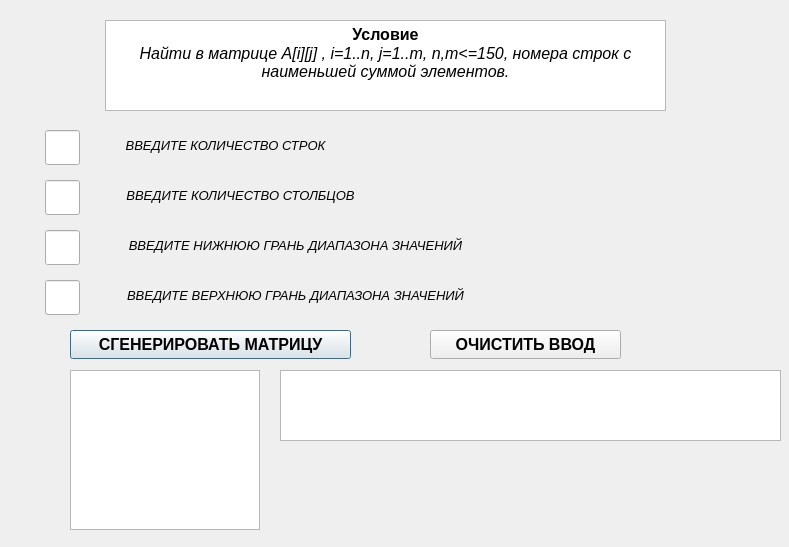
<?xml version="1.0" encoding="UTF-8"?>
<ui version="4.0">
 <class>task3</class>
 <widget class="QDialog" name="task3">
  <property name="geometry">
   <rect>
    <x>0</x>
    <y>0</y>
    <width>789</width>
    <height>547</height>
   </rect>
  </property>
  <property name="windowTitle">
   <string>Dialog</string>
  </property>
  <widget class="QTextEdit" name="textEdit">
   <property name="geometry">
    <rect>
     <x>105</x>
     <y>20</y>
     <width>561</width>
     <height>91</height>
    </rect>
   </property>
   <property name="readOnly">
    <bool>true</bool>
   </property>
   <property name="html">
    <string>&lt;!DOCTYPE HTML PUBLIC &quot;-//W3C//DTD HTML 4.0//EN&quot; &quot;http://www.w3.org/TR/REC-html40/strict.dtd&quot;&gt;
&lt;html&gt;&lt;head&gt;&lt;meta name=&quot;qrichtext&quot; content=&quot;1&quot; /&gt;&lt;meta charset=&quot;utf-8&quot; /&gt;&lt;style type=&quot;text/css&quot;&gt;
p, li { white-space: pre-wrap; }
hr { height: 1px; border-width: 0; }
li.unchecked::marker { content: &quot;\2610&quot;; }
li.checked::marker { content: &quot;\2612&quot;; }
&lt;/style&gt;&lt;/head&gt;&lt;body style=&quot; font-family:'Segoe UI'; font-size:9pt; font-weight:400; font-style:normal;&quot;&gt;
&lt;p align=&quot;center&quot; style=&quot; margin-top:0px; margin-bottom:0px; margin-left:0px; margin-right:0px; -qt-block-indent:0; text-indent:0px;&quot;&gt;&lt;span style=&quot; font-size:12pt; font-weight:700;&quot;&gt;Условие&lt;/span&gt;&lt;/p&gt;
&lt;p align=&quot;center&quot; style=&quot; margin-top:0px; margin-bottom:0px; margin-left:0px; margin-right:0px; -qt-block-indent:0; text-indent:0px;&quot;&gt;&lt;span style=&quot; font-size:12pt; font-style:italic;&quot;&gt;Найти в матрице A[i][j] , i=1..n, j=1..m, n,m&amp;lt;=150, номера строк с наименьшей суммой элементов.&lt;/span&gt;&lt;/p&gt;&lt;/body&gt;&lt;/html&gt;</string>
   </property>
  </widget>
  <widget class="QTextEdit" name="textEdit_2">
   <property name="geometry">
    <rect>
     <x>70</x>
     <y>370</y>
     <width>190</width>
     <height>160</height>
    </rect>
   </property>
   <property name="font">
    <font>
     <pointsize>12</pointsize>
     <bold>true</bold>
    </font>
   </property>
   <property name="readOnly">
    <bool>true</bool>
   </property>
   <property name="html">
    <string>&lt;!DOCTYPE HTML PUBLIC &quot;-//W3C//DTD HTML 4.0//EN&quot; &quot;http://www.w3.org/TR/REC-html40/strict.dtd&quot;&gt;
&lt;html&gt;&lt;head&gt;&lt;meta name=&quot;qrichtext&quot; content=&quot;1&quot; /&gt;&lt;meta charset=&quot;utf-8&quot; /&gt;&lt;style type=&quot;text/css&quot;&gt;
p, li { white-space: pre-wrap; }
hr { height: 1px; border-width: 0; }
li.unchecked::marker { content: &quot;\2610&quot;; }
li.checked::marker { content: &quot;\2612&quot;; }
&lt;/style&gt;&lt;/head&gt;&lt;body style=&quot; font-family:'Segoe UI'; font-size:12pt; font-weight:700; font-style:normal;&quot;&gt;
&lt;p align=&quot;center&quot; style=&quot;-qt-paragraph-type:empty; margin-top:0px; margin-bottom:0px; margin-left:0px; margin-right:0px; -qt-block-indent:0; text-indent:0px; font-size:9pt; font-weight:400;&quot;&gt;&lt;br /&gt;&lt;/p&gt;&lt;/body&gt;&lt;/html&gt;</string>
   </property>
  </widget>
  <widget class="QLineEdit" name="lineEdit">
   <property name="geometry">
    <rect>
     <x>45</x>
     <y>130</y>
     <width>35</width>
     <height>35</height>
    </rect>
   </property>
   <property name="font">
    <font>
     <pointsize>10</pointsize>
    </font>
   </property>
   <property name="alignment">
    <set>Qt::AlignmentFlag::AlignCenter</set>
   </property>
  </widget>
  <widget class="QLabel" name="label">
   <property name="geometry">
    <rect>
     <x>70</x>
     <y>130</y>
     <width>311</width>
     <height>31</height>
    </rect>
   </property>
   <property name="font">
    <font>
     <pointsize>10</pointsize>
     <italic>true</italic>
     <bold>false</bold>
    </font>
   </property>
   <property name="text">
    <string>ВВЕДИТЕ КОЛИЧЕСТВО СТРОК</string>
   </property>
   <property name="alignment">
    <set>Qt::AlignmentFlag::AlignCenter</set>
   </property>
  </widget>
  <widget class="QLabel" name="label_2">
   <property name="geometry">
    <rect>
     <x>60</x>
     <y>180</y>
     <width>361</width>
     <height>31</height>
    </rect>
   </property>
   <property name="font">
    <font>
     <pointsize>10</pointsize>
     <italic>true</italic>
     <bold>false</bold>
    </font>
   </property>
   <property name="text">
    <string>ВВЕДИТЕ КОЛИЧЕСТВО СТОЛБЦОВ</string>
   </property>
   <property name="alignment">
    <set>Qt::AlignmentFlag::AlignCenter</set>
   </property>
  </widget>
  <widget class="QLabel" name="label_3">
   <property name="geometry">
    <rect>
     <x>75</x>
     <y>230</y>
     <width>441</width>
     <height>31</height>
    </rect>
   </property>
   <property name="font">
    <font>
     <pointsize>10</pointsize>
     <italic>true</italic>
     <bold>false</bold>
    </font>
   </property>
   <property name="text">
    <string>ВВЕДИТЕ НИЖНЮЮ ГРАНЬ ДИАПАЗОНА ЗНАЧЕНИЙ</string>
   </property>
   <property name="alignment">
    <set>Qt::AlignmentFlag::AlignCenter</set>
   </property>
  </widget>
  <widget class="QLabel" name="label_4">
   <property name="geometry">
    <rect>
     <x>75</x>
     <y>280</y>
     <width>441</width>
     <height>31</height>
    </rect>
   </property>
   <property name="font">
    <font>
     <pointsize>10</pointsize>
     <italic>true</italic>
     <bold>false</bold>
    </font>
   </property>
   <property name="text">
    <string>ВВЕДИТЕ ВЕРХНЮЮ ГРАНЬ ДИАПАЗОНА ЗНАЧЕНИЙ</string>
   </property>
   <property name="alignment">
    <set>Qt::AlignmentFlag::AlignCenter</set>
   </property>
  </widget>
  <widget class="QLineEdit" name="lineEdit_2">
   <property name="geometry">
    <rect>
     <x>45</x>
     <y>180</y>
     <width>35</width>
     <height>35</height>
    </rect>
   </property>
   <property name="font">
    <font>
     <pointsize>10</pointsize>
    </font>
   </property>
   <property name="alignment">
    <set>Qt::AlignmentFlag::AlignCenter</set>
   </property>
  </widget>
  <widget class="QLineEdit" name="lineEdit_3">
   <property name="geometry">
    <rect>
     <x>45</x>
     <y>230</y>
     <width>35</width>
     <height>35</height>
    </rect>
   </property>
   <property name="font">
    <font>
     <pointsize>10</pointsize>
    </font>
   </property>
   <property name="alignment">
    <set>Qt::AlignmentFlag::AlignCenter</set>
   </property>
  </widget>
  <widget class="QLineEdit" name="lineEdit_4">
   <property name="geometry">
    <rect>
     <x>45</x>
     <y>280</y>
     <width>35</width>
     <height>35</height>
    </rect>
   </property>
   <property name="font">
    <font>
     <pointsize>10</pointsize>
    </font>
   </property>
   <property name="alignment">
    <set>Qt::AlignmentFlag::AlignCenter</set>
   </property>
  </widget>
  <widget class="QTextEdit" name="textEdit_3">
   <property name="geometry">
    <rect>
     <x>280</x>
     <y>370</y>
     <width>501</width>
     <height>71</height>
    </rect>
   </property>
   <property name="font">
    <font>
     <pointsize>11</pointsize>
     <bold>false</bold>
    </font>
   </property>
   <property name="readOnly">
    <bool>true</bool>
   </property>
   <property name="html">
    <string>&lt;!DOCTYPE HTML PUBLIC &quot;-//W3C//DTD HTML 4.0//EN&quot; &quot;http://www.w3.org/TR/REC-html40/strict.dtd&quot;&gt;
&lt;html&gt;&lt;head&gt;&lt;meta name=&quot;qrichtext&quot; content=&quot;1&quot; /&gt;&lt;meta charset=&quot;utf-8&quot; /&gt;&lt;style type=&quot;text/css&quot;&gt;
p, li { white-space: pre-wrap; }
hr { height: 1px; border-width: 0; }
li.unchecked::marker { content: &quot;\2610&quot;; }
li.checked::marker { content: &quot;\2612&quot;; }
&lt;/style&gt;&lt;/head&gt;&lt;body style=&quot; font-family:'Segoe UI'; font-size:11pt; font-weight:400; font-style:normal;&quot;&gt;
&lt;p align=&quot;center&quot; style=&quot;-qt-paragraph-type:empty; margin-top:0px; margin-bottom:0px; margin-left:0px; margin-right:0px; -qt-block-indent:0; text-indent:0px; font-size:12pt; font-weight:700;&quot;&gt;&lt;br /&gt;&lt;/p&gt;&lt;/body&gt;&lt;/html&gt;</string>
   </property>
  </widget>
  <widget class="QPushButton" name="pushButton">
   <property name="geometry">
    <rect>
     <x>70</x>
     <y>330</y>
     <width>281</width>
     <height>29</height>
    </rect>
   </property>
   <property name="font">
    <font>
     <pointsize>12</pointsize>
     <bold>true</bold>
    </font>
   </property>
   <property name="text">
    <string>СГЕНЕРИРОВАТЬ МАТРИЦУ</string>
   </property>
  </widget>
  <widget class="QPushButton" name="pushButton_2">
   <property name="geometry">
    <rect>
     <x>430</x>
     <y>330</y>
     <width>191</width>
     <height>29</height>
    </rect>
   </property>
   <property name="font">
    <font>
     <pointsize>12</pointsize>
     <bold>true</bold>
    </font>
   </property>
   <property name="text">
    <string>ОЧИСТИТЬ ВВОД</string>
   </property>
  </widget>
 </widget>
 <resources/>
 <connections/>
</ui>
